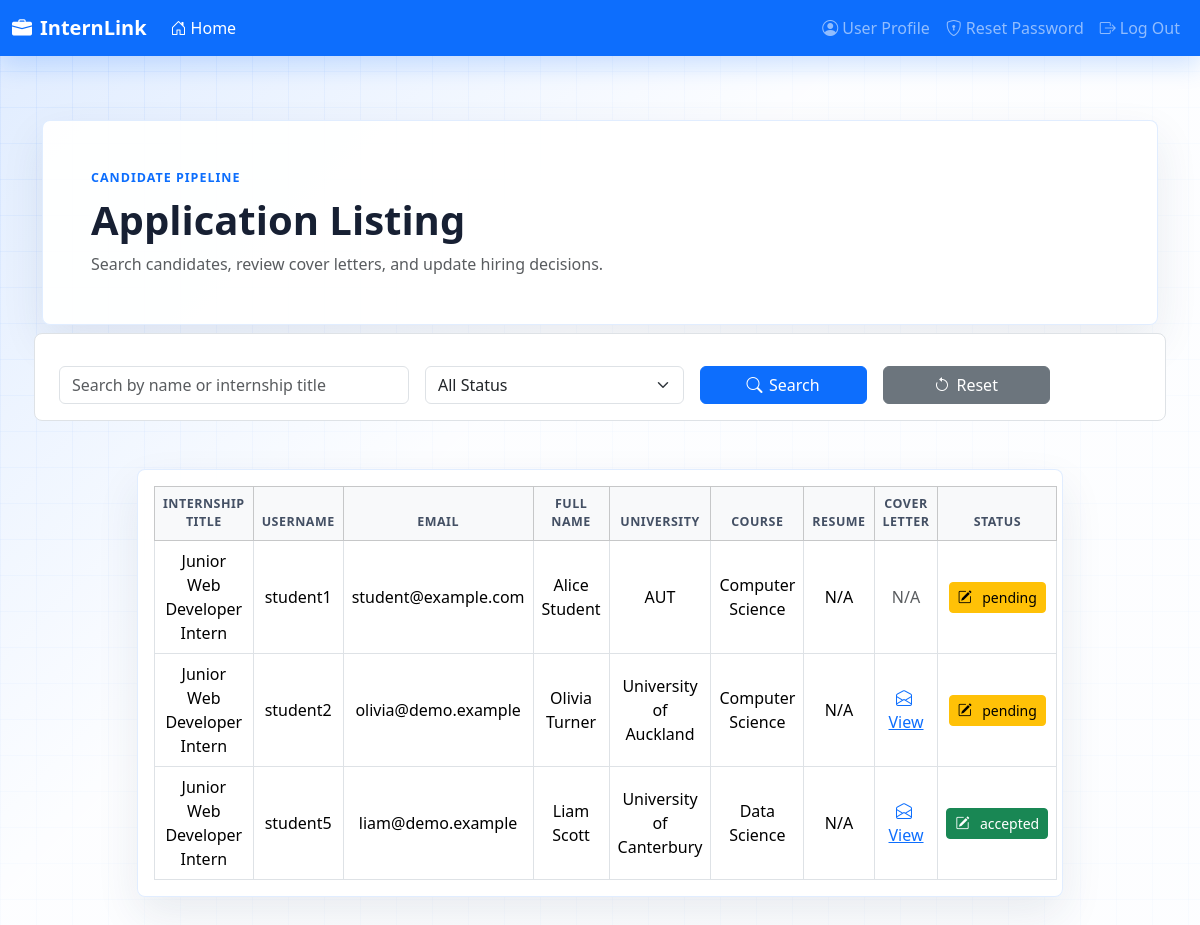
Screenshot of /applications/1 (signed in) with the database file from the repository.
### tables this page shows
CREATE TABLE applications (
    student_id INTEGER NOT NULL,
    internship_id INTEGER NOT NULL,
    status TEXT NOT NULL DEFAULT 'pending'
        CHECK (status IN ('pending', 'reviewing', 'accepted', 'rejected')),
    feedback TEXT,
    coverletter TEXT,
    PRIMARY KEY (student_id, internship_id),
    FOREIGN KEY (student_id) REFERENCES students(student_id) ON DELETE CASCADE,
    FOREIGN KEY (internship_id) REFERENCES internships(internship_id) ON DELETE CASCADE
);

CREATE TABLE internships (
    internship_id INTEGER PRIMARY KEY AUTOINCREMENT,
    company_id INTEGER NOT NULL,
    title TEXT NOT NULL,
    description TEXT NOT NULL,
    location TEXT,
    duration TEXT,
    salary REAL,
    deadline TEXT,
    stipend TEXT,
    "number_opening" INTEGER DEFAULT 1,
    additional_info TEXT, skills_required TEXT, number_of_opening INTEGER DEFAULT 1,
    FOREIGN KEY (company_id) REFERENCES employers(emp_id) ON DELETE CASCADE
);

CREATE TABLE users (
    user_id INTEGER PRIMARY KEY AUTOINCREMENT,
    username TEXT NOT NULL UNIQUE,
    full_name TEXT,
    email TEXT NOT NULL UNIQUE,
    role TEXT NOT NULL CHECK (role IN ('Student', 'Employer', 'Admin')),
    password_hash BLOB NOT NULL,
    profile_image TEXT DEFAULT 'images/default.JPG',
    status TEXT NOT NULL DEFAULT 'active'
        CHECK (status IN ('active', 'inactive', 'suspended'))
);

CREATE TABLE students (
    student_id INTEGER PRIMARY KEY AUTOINCREMENT,
    user_id INTEGER NOT NULL UNIQUE,
    university TEXT,
    course TEXT,
    resume_path TEXT,
    FOREIGN KEY (user_id) REFERENCES users(user_id) ON DELETE CASCADE
);

### mysite/staff.py (the view)
@app.route("/applications/<int:internship_id>")
def view_applications(internship_id):
    if "loggedin" not in session:
        return redirect(url_for("login"))
    with db.get_cursor() as cursor:
        cursor.execute(
            """
            SELECT
                a.*,
                s.*,
                u.full_name,
                u.email,
                u.profile_image,
                u.username,
                i.title AS internship_title,
                i.description AS internship_description
            FROM applications a
            JOIN students s ON a.student_id = s.student_id
            JOIN users u ON s.user_id = u.user_id
            JOIN internships i ON a.internship_id = i.internship_id
            WHERE a.internship_id = %s;
            """,
            (internship_id,),
        )
        applications = cursor.fetchall()
    return render_template(
        "view_applications.html",
        internship_id=internship_id,
        applications=applications,
    )

### mysite/db.py (called while the page is built)
def _connect_sqlite(database: str, autocommit: bool):
    db_path = Path(database)
    db_path.parent.mkdir(parents=True, exist_ok=True)
    connection = sqlite3.connect(db_path)
    connection.row_factory = sqlite3.Row
    if autocommit:
        connection.isolation_level = None
    return connection

def get_db():
    if "db" not in g:
        backend = connection_params.get("backend", "mysql")
        if backend == "sqlite":
            g.db = _connect_sqlite(
                str(connection_params["database"]),
                bool(connection_params.get("autocommit", True)),
            )
        else:
            g.db = _connect_mysql()
    return g.db

def get_cursor():
    connection = get_db()
    if connection_params.get("backend") == "sqlite":
        return SQLiteCursorWrapper(connection.cursor())
    return connection.cursor(cursorclass=MySQLdb.cursors.DictCursor)

    @staticmethod
    def _adapt_query(query: str) -> str:
        return query.replace("%s", "?")

    def execute(self, query: str, params=None):
        sql = self._adapt_query(query)
        if params is None:
            self._cursor.execute(sql)
        else:
            self._cursor.execute(sql, params)
        return self

    def fetchall(self):
        rows = self._cursor.fetchall()
        return [dict(row) for row in rows]

    def close(self):
        self._cursor.close()

    def __enter__(self):
        return self

    def __exit__(self, exc_type, exc, tb):
        self.close()
        return False

### templates/view_applications.html (shortened to what this page needs)
{% extends 'userbase.html' %} {% block title %}Staff Home{% endblock %}  {% set active_page =
'home' %} {% block content %}
<section class="container py-4 py-lg-5">
  <div class="page-hero p-4 p-lg-5 mb-4">
    <p class="hero-kicker mb-2">Candidate pipeline</p>
    <h1 class="fw-bold mb-2">Application Listing</h1>
    <p class="text-muted mb-0">Search candidates, review cover letters, and update hiring decisions.</p>
  </div>
  <form class="filter-bar bg-white border p-3 row g-3 align-items-center" id="filterForm">
    <div class="col-md-4">
      <input type="text" id="searchInput" class="form-control" placeholder="Search by name or internship title" />
    </div>
    <div class="col-md-3">
      <select id="statusFilter" class="form-select">
        <option value="">All Status</option>
      </select>
    </div>
    <div class="col-md-2">
      <button type="submit" class="btn btn-primary w-100"><i class="bi bi-search"></i>Search</button>
    </div>
    <div class="col-md-2">
      <button type="button" class="btn btn-secondary w-100" onclick="resetFilters()"><i class="bi bi-arrow-counterclockwise"></i>Reset</button>
    </div>
  </form>
</section>
<section class="container pb-5 text-center">
  <div class="row justify-content-center">
    <div class="col-lg-10">
      {% if applications|length == 0 %}
  <div class="alert alert-info mt-4" role="alert">
    No applications found.
  </div>
{% else %}
      <div class="content-panel table-responsive p-3">
      <table class="table table-bordered mt-0 mb-0 align-middle">
        <thead class="table-light">
          <tr>
            <th>Internship Title</th>
            <th>Username</th>
            <th>Email</th>
            <th>Full Name</th>
            <th>University</th>
            <th>Course</th>
            <th>Resume</th>
            <th>Cover Letter</th>
            <th>Status</th>
          </tr>
        </thead>
        <tbody>
          {% for app in applications %}
          <tr>
            <td>{{ app.internship_title }}</td>
            <td>{{ app.username }}</td>
            <td>{{ app.email }}</td>
            <td>{{ app.full_name or 'N/A' }}</td>
            <td>{{ app.university or 'N/A' }}</td>
            <td>{{ app.course or 'N/A' }}</td>
            <td>
              {% if app.resume_path %}
              <a
                href="{{ url_for('static', filename=app.resume_path) }}"
                target="_blank"
                ><i class="bi bi-file-earmark-pdf me-1"></i>View</a
              >
              {% else %} N/A {% endif %}
            </td>
            <td>
  {% if app.coverletter %}
  <a
    href=""
    data-bs-toggle="modal"
    data-bs-target="#coverLetterModal"
    data-coverletter="{{ app.coverletter | e }}"
  >
    <i class="bi bi-envelope-open me-1"></i>View
            </a>
  {% else %}
  <span class="text-muted">N/A</span>
  {% endif %}
</td>
            <td>
              <button
  class="btn btn-sm
    {% if app.status == 'pending' %}
      btn-warning
    {% elif app.status == 'accepted' %}
      btn-success
    {% elif app.status == 'rejected' %}
      btn-danger
    {% else %}
      btn-secondary
    {% endif %}"
  data-bs-toggle="modal"
  data-bs-target="#statusModal"
  data-student-id="{{ app.student_id }}"
  data-internship-id="{{ app.internship_id }}"
  data-feedback="{{ app.feedback or '' }}"
 data-status="{{ app.status | lower }}"
>
  <i class="bi bi-pencil-square me-1"></i>{{ app.status }}
</button>
            </td>
          </tr>
          {% endfor %}
        </tbody>
      </table>
      </div>
      {% endif %}
    </div>
  </div>
</section>
{% endblock %}

### templates/userbase.html (shortened to what this page needs)
<!DOCTYPE html>
<html lang="en">
  <head>
    <link
      href="https://cdn.jsdelivr.net/npm/bootstrap@5.3.3/dist/css/bootstrap.min.css"
      rel="stylesheet"
    />
    <link
      rel="stylesheet"
      href="https://cdn.jsdelivr.net/npm/bootstrap-icons@1.11.3/font/bootstrap-icons.min.css"
    />
    <link
      rel="stylesheet"
      href="{{ url_for('static', filename='css/app.css') }}"
    />
  </head>
  <body class="job-shell d-flex flex-column min-vh-100">
    <nav class="navbar navbar-expand-sm navbar-dark bg-primary mb-3">
      <div class="container-fluid">
        <a class="navbar-brand" href="/"><i class="bi bi-briefcase-fill me-2"></i>InternLink</a>
        <div class="collapse navbar-collapse" id="navbarSupportedContent">
          <ul class="navbar-nav me-auto">
            <li class="nav-item">
              <a
                class="nav-link{{' active' if active_page=='home' else ''}}"
                href="{% if session['role'] == 'Student' %}{{ url_for('customer_home') }}{% elif session['role'] == 'Employer' %}{{ url_for('staff_home') }}{% elif session['role'] == 'Admin' %}{{ url_for('admin_home') }}{% endif %}"
                ><i class="bi bi-house-door me-1"></i>Home</a
              >
            </li>
          </ul>
          <ul class="navbar-nav">
            <li class="nav-item">
              <a
                class="nav-link{{' active' if active_page=='profile' else ''}}"
                href="{{ url_for('profile') }}"
                ><i class="bi bi-person-circle me-1"></i>User Profile</a
              >
            </li>
            <li class="nav-item">
              <a
                class="nav-link{{ ' active' if active_page == 'change_password' else '' }}"
                href="{{ url_for('change_password') }}"
              >
                <i class="bi bi-shield-lock me-1"></i>Reset Password
              </a>
            </li>
            <li class="nav-item">
              <a class="nav-link" href="{{ url_for('logout') }}"><i class="bi bi-box-arrow-right me-1"></i>Log Out</a>
            </li>
          </ul>
        </div>
      </div>
    </nav>
    <main class="flex-grow-1">{% block content %}{% endblock %}</main>
  </body>
</html>

### static/css/app.css (style rules this page uses)
:root { --job-primary-soft: rgba(13, 110, 253, 0.1); --job-primary-line: rgba(13, 110, 253, 0.18); --job-ink: #172033; --job-muted: #637083; --job-surface: rgba(255, 255, 255, 0.94); }
body.job-shell, body.auth-shell { min-height: 100vh; color: var(--job-ink); background: linear-gradient(135deg, rgba(13, 110, 253, 0.1), rgba(255, 255, 255, 0.7) 42%), linear-gradient(90deg, rgba(13, 110, 253, 0.07) 1px, transparent 1px), linear-gradient(0deg, rgba(13, 110, 253, 0.06) 1px, transparent 1px), #f7faff; background-size: auto, 36px 36px, 36px 36px, auto; }
.navbar { box-shadow: 0 10px 24px rgba(13, 110, 253, 0.18); }
.navbar-brand { font-weight: 800; letter-spacing: 0; }
.page-hero, .auth-panel, .content-panel, .job-card, .stat-tile { background: var(--job-surface); border: 1px solid rgba(13, 110, 253, 0.12); box-shadow: 0 18px 44px rgba(28, 50, 94, 0.09); }
.page-hero { border-radius: 8px; overflow: hidden; }
.hero-kicker { color: var(--bs-primary); font-size: 0.78rem; font-weight: 800; letter-spacing: 0.08em; text-transform: uppercase; }
.filter-bar, .content-panel { border-radius: 8px; }
.table { --bs-table-bg: #fff; }
.table thead th { color: #445064; font-size: 0.78rem; letter-spacing: 0.04em; text-transform: uppercase; }
.btn { align-items: center; display: inline-flex; gap: 0.4rem; justify-content: center; }

### rows the page displays
applications: internship_title "Junior Web Developer Intern", username "student1", email "student@example.com", full_name "Alice Student", university "AUT", course "Computer Science", coverletter "N/A", status "pending"
applications: internship_title "Junior Web Developer Intern", username "student2", email "olivia@demo.example", full_name "Olivia Turner", university "University of Auckland", course "Computer Science", status "pending"
applications: internship_title "Junior Web Developer Intern", username "student5", email "liam@demo.example", full_name "Liam Scott", university "University of Canterbury", course "Data Science", status "accepted"
